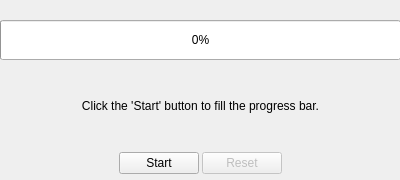
<?xml version="1.0" encoding="UTF-8"?>
<ui version="4.0">
 <class>MainWindow</class>
 <widget class="QMainWindow" name="MainWindow">
  <property name="geometry">
   <rect>
    <x>0</x>
    <y>0</y>
    <width>400</width>
    <height>180</height>
   </rect>
  </property>
  <property name="minimumSize">
   <size>
    <width>400</width>
    <height>180</height>
   </size>
  </property>
  <property name="maximumSize">
   <size>
    <width>400</width>
    <height>180</height>
   </size>
  </property>
  <property name="windowTitle">
   <string>MainWindow</string>
  </property>
  <widget class="QWidget" name="centralwidget">
   <widget class="QWidget" name="verticalLayoutWidget">
    <property name="geometry">
     <rect>
      <x>0</x>
      <y>0</y>
      <width>401</width>
      <height>201</height>
     </rect>
    </property>
    <layout class="QVBoxLayout" name="verticalLayout">
     <item>
      <widget class="QProgressBar" name="progressBar">
       <property name="minimumSize">
        <size>
         <width>0</width>
         <height>40</height>
        </size>
       </property>
       <property name="maximumSize">
        <size>
         <width>16777215</width>
         <height>16777215</height>
        </size>
       </property>
       <property name="cursor">
        <cursorShape>ArrowCursor</cursorShape>
       </property>
       <property name="value">
        <number>0</number>
       </property>
       <property name="orientation">
        <enum>Qt::Horizontal</enum>
       </property>
       <property name="invertedAppearance">
        <bool>false</bool>
       </property>
       <property name="textDirection">
        <enum>QProgressBar::TopToBottom</enum>
       </property>
       <property name="format">
        <string>%p%</string>
       </property>
      </widget>
     </item>
     <item>
      <widget class="QLabel" name="infoLabel">
       <property name="maximumSize">
        <size>
         <width>16777215</width>
         <height>40</height>
        </size>
       </property>
       <property name="text">
        <string>Click the 'Start' button to fill the progress bar.</string>
       </property>
       <property name="alignment">
        <set>Qt::AlignCenter</set>
       </property>
      </widget>
     </item>
     <item>
      <layout class="QHBoxLayout" name="horizontalLayout">
       <property name="spacing">
        <number>3</number>
       </property>
       <property name="bottomMargin">
        <number>5</number>
       </property>
       <item>
        <spacer name="leftSpacer">
         <property name="orientation">
          <enum>Qt::Horizontal</enum>
         </property>
         <property name="sizeHint" stdset="0">
          <size>
           <width>40</width>
           <height>20</height>
          </size>
         </property>
        </spacer>
       </item>
       <item>
        <widget class="QPushButton" name="startButton">
         <property name="text">
          <string>Start</string>
         </property>
        </widget>
       </item>
       <item>
        <widget class="QPushButton" name="resetButton">
         <property name="enabled">
          <bool>false</bool>
         </property>
         <property name="cursor">
          <cursorShape>ArrowCursor</cursorShape>
         </property>
         <property name="text">
          <string>Reset</string>
         </property>
         <property name="checkable">
          <bool>false</bool>
         </property>
        </widget>
       </item>
       <item>
        <spacer name="rightSpacer">
         <property name="orientation">
          <enum>Qt::Horizontal</enum>
         </property>
         <property name="sizeHint" stdset="0">
          <size>
           <width>40</width>
           <height>20</height>
          </size>
         </property>
        </spacer>
       </item>
      </layout>
     </item>
    </layout>
   </widget>
  </widget>
 </widget>
 <resources/>
 <connections/>
</ui>
